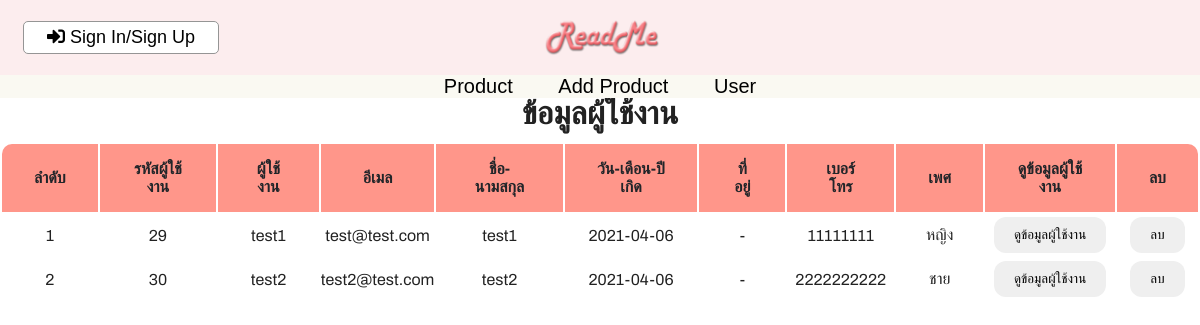
The page /admin_user.php on the database its author committed.
### tables this page shows
CREATE TABLE `users` (
  `user_id` int(11) NOT NULL,
  `username` varchar(45) NOT NULL,
  `password` varchar(100) NOT NULL,
  `email` varchar(50) NOT NULL,
  `name_surname` varchar(100) NOT NULL,
  `birthday` date NOT NULL,
  `address` varchar(500) NOT NULL,
  `tel` varchar(11) NOT NULL,
  `gender` varchar(2) NOT NULL,
  `admin_id` varchar(10) NOT NULL
);

### admin_user.php (the view, shortened to what this page needs)
<!DOCTYPE html>
<html lang="en">
<head>
    <link rel="stylesheet" href="./css/admin.css">
    <link rel="stylesheet" href="https://pro.fontawesome.com/releases/v5.10.0/css/all.css">
    <?php
        include "./nav-admin.php";
        $count_n = 1;
        $sqlUser = "SELECT * FROM users WHERE admin_id = 0";
        $rsUser = mysqli_query($conn, $sqlUser);
    ?>
</head>
<body>
    <div class="main-table" style="padding-top: 8%;">
        <h1>ข้อมูลผู้ใช้งาน</h1>
        <table>
            <thead class="th-user-admin">
                <tr>
                    <th>ลำดับ</th>
                    <th>รหัสผู้ใช้งาน</th>
                    <th>ผู้ใช้งาน</th>
                    <th>อีเมล</th>
                    <th>ชื่อ-นามสกุล</th>
                    <th>วัน-เดือน-ปีเกิด</th>
                    <th>ที่อยู่</th>
                    <th>เบอร์โทร</th>
                    <th>เพศ</th>
                    <th>ดูข้อมูลผู้ใช้งาน</th>
                    <th>ลบ</th>
                </tr>
            </thead>
            <tbody>
                <?php while($row = mysqli_fetch_row($rsUser)){ ?>
                    <?php
                        switch($row[8]){
                            case 1:
                                $gender = "ชาย";
                                break;
                            case 2:
                                $gender = "หญิง";
                                break;
                        }
                    ?>
                    <tr>
                        <td><?php echo $count_n ?></td>
                        <td><?php echo $row[0] ?></td>
                        <td><?php echo $row[1] ?></td>
                        <td><?php echo $row[3] ?></td>
                        <td><?php echo $row[4] ?></td>
                        <td><?php echo $row[5] ?></td>
                        <td><?php echo $row[6] ?></td>
                        <td><?php echo $row[7] ?></td>
                        <td><?php echo $gender ?></td>
                        <td><a href="./admin_userinfo.php?user_id=<?php echo $row[0] ?>"><button>ดูข้อมูลผู้ใช้งาน</button></a></td>
                        <td><a href="./backend/admin_deleteuser.php?user_id=<?php echo $row[0] ?>" onclick="return confirm('คุณต้องการลบข้อมูลผู้ใช้คนนี้หรือไม่')"><button>ลบ</button></a></td>
                    </tr>
                    <?php $count_n++; ?>
                <?php } ?>
            </tbody>
        </table>
    </div>
</body>
</html>

### nav-admin.php (shortened to what this page needs)
<!DOCTYPE html>
<html lang="en">
<head>
    <link rel="stylesheet" href="https://pro.fontawesome.com/releases/v5.10.0/css/all.css">
    <link rel="stylesheet" href="./css/styles.css">
    <link rel="stylesheet" href="./css/content-topic-style.css">
    <link rel="stylesheet" href="./css/navbar.css">
    <?php
        if (!isset($_SESSION['fullname'])) {
            $authention = "<a href='./authentication.php'><button id='login'><i class='fas fa-sign-in-alt'></i> Sign In/Sign Up</button></a>";
        }
    ?>
</head>
<body>
<div class="top-nav">
        <div class="top-logo">
            <?php echo $authention ?>
            <a href="./admin_product.php"><img id="logo-centered" class="nav-logo" src="./images/readme-icon.png" alt="readme"></a>
        </div>
        <div class="menu">
            <ul>
                <li><a href="./admin_product.php">Product</a></li>
                <li><a href="./admin_addproduct.php">Add Product</a></li>
                <li><a href="./admin_user.php">User</a></li>
            </ul>
        </div>
 </div>
</body>
</html>

### css/admin.css (style rules this page uses)
:root { --primaryColor: #f1f1f1; --black: #222; --black2: #555; --black3: #252525; --black4: #000; --black5: #212529; --orange: #eb0028; --white: #fff; --grey: #959595; --grey2: #666; --grey3: #ccc; --secondaryColor: #2b1f4d; --yellow: #ffc400; --green: #59b210; --blue: rgb(56, 10, 223); --banner: #fcedee; --pastel: #ff968a; --lightblue: rgb(49, 131, 255); }
body, input { font-size: 1.6rem; font-weight: 400; font-family: "Archivo", sans-serif; color: var(--black); }
table { text-align: center; }
thead { color: var(--black5); background-color: var(--pastel); }
th { padding: 1em 2em; }
.th-user-admin th:nth-child(1) { border-top-left-radius: 10px; }
.th-user-admin th:nth-child(11) { border-top-right-radius: 10px; }
h1 { margin-bottom: 10px; }
.main-table { display: flex; flex-direction: column; align-items: center; margin-bottom: 5%; }

### css/styles.css (style rules this page uses)
:root { --primaryColor: #f1f1f1; --black: #222; --black2: #555; --black3: #252525; --black4: #000; --black5: #212529; --orange: #eb0028; --white: #fff; --grey: #959595; --grey2: #666; --grey3: #ccc; --secondaryColor: #2b1f4d; --yellow: #ffc400; --green: #59b210; --blue: rgb(56, 10, 223); --banner: #fcedee; --pastel: #ff968a; --lightblue: rgb(49, 131, 255); }
* { margin: 0; padding: 0; box-sizing: inherit; }
html { font-size: 62.5%; box-sizing: border-box; scroll-behavior: smooth; }
body, input { font-size: 1.6rem; font-weight: 400; font-family: "Archivo", sans-serif; color: var(--black); }
a { text-decoration: none; }
ul { list-style: none; }
img { max-width: 100%; }
button { margin: 0.3rem; padding: 1rem 2rem 1rem 2rem; border: 0; border-radius: 12px; }

### css/navbar.css (style rules this page uses)
:root { --primaryColor: #f1f1f1; --black: #222; --black2: #555; --black3: #252525; --black4: #000; --black5: #212529; --orange: #eb0028; --white: #fff; --grey: #959595; --grey2: #666; --grey3: #ccc; --secondaryColor: #2b1f4d; --yellow: #ffcc00; --green: #59b210; --blue: rgb(56, 10, 223); --banner: #fcedee; --pastel: #ff968a; }
.top-nav { position: fixed; width: 100%; font-family: 'Kanit', sans-serif; background-color: var(--white); float: left; color: var(--black4); margin-bottom: 2%; z-index: 9999; }
.top-nav ul { margin-left: 0%; text-align: center; }
.nav-logo { height: 160%; }
.menu { background-color: #faf9f2; margin-top: 0; font-size: 2rem; }
.top-nav li { list-style-type: none; font-family: 'Kanit', sans-serif; padding: 0 20px; margin-top: 0; display: inline; }
.top-nav a { text-decoration: none; color: var(--black4); }
.top-nav button, .top-nav input { font-family: 'Kanit', sans-serif; font-size: 1.8rem; padding: 5px 23px; border-radius: 5px; border: 1px solid var(--grey); background-color: var(--white); }
.top-nav .top-logo { position: relative; overflow: hidden; background-color: var(--banner); padding: 1.5% 20px; margin-bottom: 0; }
.top-nav #logo-centered { float: none; position: absolute; top: 50%; left: 50%; transform: translate(-50%, -50%); }

### rows shown on the page
users: user_id "29", username "test1", email "test@test.com", name_surname "test1", birthday "2021-04-06", address "-", tel "11111111", gender "หญิง"
users: user_id "30", username "test2", email "test2@test.com", name_surname "test2", birthday "2021-04-06", address "-", tel "2222222222", gender "ชาย"
